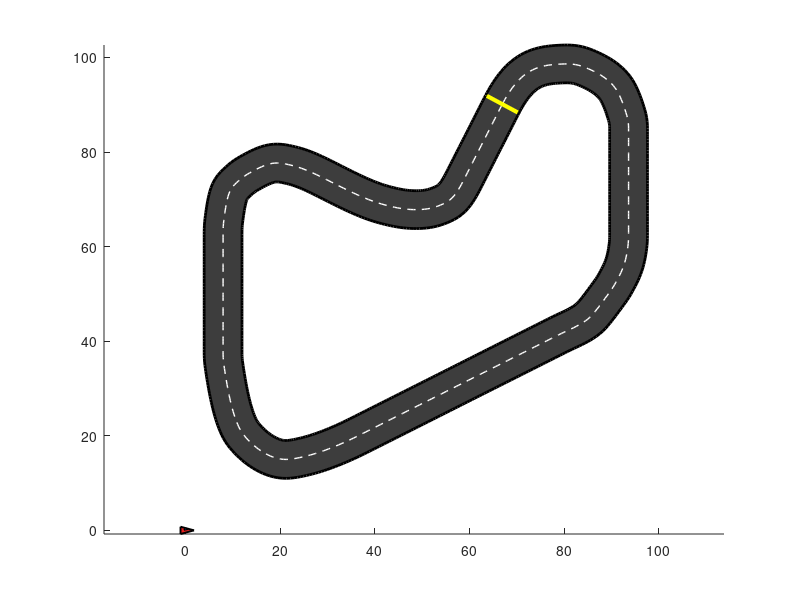

Source code (MATLAB): (Note: this script raises an error after producing the figure.)
function marioKartMatlabDemo_fixed()
% Mario Kart Python Demo (Your Track) - MATLAB conversion (FIXED)
% Fix: removed containers.Map usage (MATLAB indexing issue) and replaced with matrices.
%
% To run:
%   marioKartMatlabDemo_fixed

% ---- build track ----
[track_x, track_y] = make_centerline_from_custom_track();

% ensure closure
track_x(end) = track_x(1);
track_y(end) = track_y(1);

% normals to generate "asphalt" ribbon for visualization
dx = gradient(track_x);
dy = gradient(track_y);

tang = [dx(:), dy(:)];
tang_norm = sqrt(sum(tang.^2,2));
tang_norm(tang_norm < 1e-12) = 1e-12;
tang = tang ./ tang_norm;

normal = [-tang(:,2), tang(:,1)];

track_width = 4.0;
left_x  = track_x + track_width*normal(:,1);
left_y  = track_y + track_width*normal(:,2);
right_x = track_x - track_width*normal(:,1);
right_y = track_y - track_width*normal(:,2);

waypts = [track_x(:), track_y(:)];
diffs = diff(waypts,1,1);
seglen = sqrt(sum(diffs.^2,2));
s_dist = [0.0; cumsum(seglen)];
track_length = s_dist(end);

% ---- vehicle + controller params ----
params.m  = 150.0;
params.Iz = 20.0;
params.lf = 0.7;
params.lr = 0.7;
params.Cf = 800.0;
params.Cr = 800.0;

k_delta   = 2.0;
max_steer = deg2rad(25.0);

vx_ref    = 12.0;
k_vx      = 2.0;
max_accel =  4.0;
max_brake = -6.0;

look_ahead = 6.0;
dt = 0.02;

% ---- initial state ----
x0 = track_x(1);
y0 = track_y(1);
psi0 = atan2(dy(1), dx(1));
vx0  = 0.1;
vy0  = 0.0;
r0   = 0.0;
state = [x0; y0; psi0; vx0; vy0; r0]; % [x;y;psi;vx;vy;r]

s_progress = 0.0;
penalty_offtrack = 0.0;

Tend = track_length / max(vx_ref,0.1) * 2;

traj_x = [];
traj_y = [];

% ---- plotting setup ----
figure('Color','w');
ax = axes();
axis(ax,'equal');
hold(ax,'on');

% asphalt ribbon patch
road_poly_x = [left_x(:); flipud(right_x(:))];
road_poly_y = [left_y(:); flipud(right_y(:))];
patch(ax, road_poly_x, road_poly_y, [0.2 0.2 0.2], ...
    'EdgeColor','none','FaceAlpha',0.95);

% centerline
plot(ax, track_x, track_y, 'w--', 'LineWidth', 1.0);

% start/finish line (normal at index 1)
sf_n  = normal(1,:);
sf_pt = waypts(1,:);
plot(ax, [sf_pt(1)-sf_n(1)*track_width, sf_pt(1)+sf_n(1)*track_width], ...
    [sf_pt(2)-sf_n(2)*track_width, sf_pt(2)+sf_n(2)*track_width], ...
    'y-', 'LineWidth', 3);

% walls
plot(ax, left_x, left_y, 'k', 'LineWidth', 2);
plot(ax, right_x, right_y,'k', 'LineWidth', 2);

% trajectory line
traj_line = plot(ax, NaN, NaN, 'c-', 'LineWidth', 2);

% kart patches
kart_size = 1.0;
kart_scale = 1.1;

body_local = [ 1.6  0.0;
    -1.0  0.7;
    -1.0 -0.7] * kart_size * kart_scale;

canopy_local = [ 0.45  0.18;
    -0.05  0.45;
    -0.35  0.05] * kart_size * kart_scale;

body_patch = patch(ax, body_local(:,1), body_local(:,2), [0.9 0.12 0.12], ...
    'EdgeColor','k','LineWidth',1.4);

canopy_patch = patch(ax, canopy_local(:,1), canopy_local(:,2), [0.2 0.6 1.0], ...
    'EdgeColor','k','LineWidth',0.9);

wheel_offsets_local = [ 0.9 -0.6;
    -0.9 -0.6;
    0.9  0.6;
    -0.9  0.6] * kart_size * kart_scale;
wheel_radius = 0.28 * kart_size * kart_scale;

wheel_patches = gobjects(4,1);
th = linspace(0,2*pi,25);
for i=1:4
    cx = 0; cy = 0;
    wheel_patches(i) = patch(ax, cx + wheel_radius*cos(th), cy + wheel_radius*sin(th), [0 0 0], ...
        'EdgeColor','k','LineWidth',0.6);
end

margin = 50;
xlim(ax, [min(track_x)-margin, max(track_x)+margin]);
ylim(ax, [min(track_y)-margin, max(track_y)+margin]);

info_txt = text(ax, min(track_x)-margin+10, max(track_y)+margin-10, ...
    sprintf('Time: %.1fs\nPenalty: %.1f',0.0, penalty_offtrack), ...
    'FontSize',12,'FontWeight','bold','Color','k', ...
    'BackgroundColor',[1 1 1],'Margin',6);

title(ax, 'Mario Kart MATLAB Demo (Your Track) - FIXED');
xlabel(ax, 'x [px-ish]');
ylabel(ax, 'y [px-ish]');

% ---- main sim loop ----
t = 0.0;
offtrack_timer = 0.0;

laps_completed = 0;
last_s_progress = s_progress;

use_time_optimal_controller = true;

while t < Tend
    x = state(1); y = state(2); psi = state(3);
    vx = state(4);

    if use_time_optimal_controller
        [delta, ax_cmd] = time_optimal_controller( ...
            state, s_progress, s_dist, waypts, ...
            vx_ref, max_accel, max_brake, ...
            look_ahead, k_delta, max_steer, ...
            6.0, 20);
    else
        % Baseline controller (pure pursuit + speed P)
        s_target = s_progress + look_ahead;
        if s_target > track_length, s_target = s_target - track_length; end
        while s_target < 0, s_target = s_target + track_length; end

        p_target = interp_track(s_target, s_dist, waypts);

        dir_vec = p_target - [x; y];
        desired_psi = atan2(dir_vec(2), dir_vec(1));

        heading_err = angle_wrap(desired_psi - psi);
        delta = k_delta * heading_err;
        delta = min(max(delta, -max_steer), max_steer);

        ax_cmd = k_vx*(vx_ref - vx);
        ax_cmd = min(max(ax_cmd, max_brake), max_accel);
    end

    % Euler step
    xdot = bicycle_dynamics(state, delta, ax_cmd, params);
    state = state + xdot * dt;

    % progress along lap
    [s_progress, closest_pt] = project_to_track(state(1:2), s_dist, waypts);

    % off-track penalty
    dist_center = norm(state(1:2) - closest_pt);
    if dist_center > track_width
        penalty_offtrack = penalty_offtrack + (dist_center - track_width)*dt;
        offtrack_timer = 0.2;
    else
        offtrack_timer = max(0.0, offtrack_timer - dt);
    end

    traj_x(end+1,1) = state(1); %#ok<AGROW>
    traj_y(end+1,1) = state(2); %#ok<AGROW>

    % detect finish-line crossing by s wrap
    if (last_s_progress > track_length*0.9) && (s_progress < track_length*0.1) && (t > 1.0)
        laps_completed = laps_completed + 1;
        fprintf('Finish line crossed. Laps completed = %d at t=%.2fs\n', laps_completed, t);
        break
    end
    last_s_progress = s_progress;

    % ---- update drawing ----
    c = cos(state(3)); s = sin(state(3));
    R = [c -s; s c];

    kart_world = (R*body_local')' + state(1:2)';
    set(body_patch, 'XData', kart_world(:,1), 'YData', kart_world(:,2));

    canopy_world = (R*canopy_local')' + state(1:2)';
    set(canopy_patch, 'XData', canopy_world(:,1), 'YData', canopy_world(:,2));

    for i=1:4
        off = wheel_offsets_local(i,:)';
        wp = R*off + state(1:2);
        set(wheel_patches(i), 'XData', wp(1) + wheel_radius*cos(th), ...
            'YData', wp(2) + wheel_radius*sin(th));
    end

    if offtrack_timer > 0
        set(body_patch, 'FaceColor', [1 1 0]); % flash yellow
    else
        set(body_patch, 'FaceColor', [0.9 0.12 0.12]);
    end

    set(traj_line, 'XData', traj_x, 'YData', traj_y);

    controller_type = ternary(use_time_optimal_controller, 'Time-optimal', 'Baseline');
    set(info_txt, 'String', sprintf('Time: %.1fs\nPenalty: %.2f\nController: %s\nTarget speed: %.1f m/s', ...
        t, penalty_offtrack, controller_type, vx_ref));

    drawnow limitrate;
    pause(0.001);

    t = t + dt;
end

fprintf('Lap complete!\n');
fprintf('Total off-track penalty = %.3f\n', penalty_offtrack);

end

% ============================================================
% Helper math functions
% ============================================================

% Wraps an angle to the range [-pi, pi]
% Input:
%   th - angle in radians
% Output:
%   th_wrapped - angle wrapped to [-pi, pi]
function th_wrapped = angle_wrap(th)
th_wrapped = mod(th + pi, 2*pi) - pi;
end

% Evaluates a cubic polynomial at given points
% Inputs:
%   coef - polynomial coefficients [c0, c1, c2, c3]
%   x - evaluation points
%   x0 - reference point
% Output:
%   y - polynomial values at x: y = c0 + c1*(x-x0) + c2*(x-x0)^2 + c3*(x-x0)^3
function y = poly3_eval(coef, x, x0)
dx = (x - x0);
y = coef(1) + coef(2).*dx + coef(3).*dx.^2 + coef(4).*dx.^3;
end

% Computes cubic spline coefficients between two points with specified derivatives
% Inputs:
%   (xa,ya) - start point
%   da - slope at start
%   (xb,yb) - end point
%   db - slope at end
% Output:
%   coef - polynomial coefficients [c0, c1, c2, c3] for spline segment
function coef = splineinter(xa, ya, da, xb, yb, db)
dx = xb - xa;
A = [dx^2,   dx^3;
    2*dx, 3*dx^2];
b = [yb - ya - da*dx;
    db - da];

if abs(det(A)) < 1e-12
    c3 = 0.0; c4 = 0.0;
else
    sol = A\b;
    c3 = sol(1); c4 = sol(2);
end

coef = [ya, da, c3, c4];
end

% Computes arc-length parameterization of a curve
% Input:
%   pts - n×2 matrix of [x,y] points defining the curve
% Outputs:
%   s_norm - normalized arc-length parameter [0,1]
%   xs - x coordinates
%   ys - y coordinates
function [s_norm, xs, ys] = arclength_param(pts)
pts = double(pts);

diffs = [0 0; diff(pts,1,1)];
keep = sqrt(sum(diffs.^2,2)) > 1e-9;
keep(1) = true;
pts = pts(keep,:);

xs = pts(:,1);
ys = pts(:,2);

if xs(end) ~= xs(1) || ys(end) ~= ys(1)
    xs(end+1,1) = xs(1);
    ys(end+1,1) = ys(1);
end

seg = sqrt(diff(xs).^2 + diff(ys).^2);
s = [0; cumsum(seg)];
s_norm = s / s(end);
end

% Interpolates position on track at a given arc-length distance
% Inputs:
%   sq - query arc-length distance
%   s_dist - cumulative distances
%   waypts - n×2 waypoint matrix
% Output:
%   p - interpolated 2D position [x; y] on track
function p = interp_track(sq, s_dist, waypts)
track_length = s_dist(end);

while sq < 0
    sq = sq + track_length;
end
while sq > track_length
    sq = sq - track_length;
end

idx = find(s_dist <= sq, 1, 'last');
if isempty(idx), idx = 1; end
if idx >= numel(s_dist), idx = numel(s_dist)-1; end

s0 = s_dist(idx);
s1 = s_dist(idx+1);
p0 = waypts(idx,:)';
p1 = waypts(idx+1,:)';

if s1 > s0
    alpha = (sq - s0) / (s1 - s0);
else
    alpha = 0.0;
end

p = (1-alpha)*p0 + alpha*p1;
end

% Projects a point onto the track centerline and computes arc-length distance
% Inputs:
%   p - 2D point [x; y] to project
%   s_dist - cumulative distances
%   waypts - n×2 waypoint matrix
% Outputs:
%   s_hat - arc-length distance along track
%   p_hat - projected point [x; y] on track
function [s_hat, p_hat] = project_to_track(p, s_dist, waypts)
p = double(p(:));
best_d2 = inf;
best_s = 0.0;
best_pt = waypts(1,:)';

for k = 1:(size(waypts,1)-1)
    p0 = waypts(k,:)';
    p1 = waypts(k+1,:)';
    v = p1 - p0;
    vv = dot(v,v);
    if vv < 1e-12
        continue
    end
    w = p - p0;
    alpha = dot(w,v)/vv;
    alpha = min(max(alpha,0.0),1.0);

    proj = p0 + alpha*v;
    d2 = dot(p-proj, p-proj);

    if d2 < best_d2
        best_d2 = d2;
        best_pt = proj;
        seg_len = norm(v);
        best_s = s_dist(k) + alpha*seg_len;
    end
end

track_length = s_dist(end);
while best_s > track_length
    best_s = best_s - track_length;
end
while best_s < 0
    best_s = best_s + track_length;
end

s_hat = best_s;
p_hat = best_pt;
end

% ============================================================
% Track construction (FIXED: matrices instead of Map)
% ============================================================

% Constructs a custom race track centerline from control points using cubic splines
% Outputs:
%   tx - x coordinates of centerline
%   ty - y coordinates of centerline
function [tx, ty] = make_centerline_from_custom_track()
% control points as 5x2 matrices
p = [542 744;
    978 950;
    883 417;
    40 286;
    229 823];

q = [635 922;
    978 550;
    341 144;
    40 756;
    433 719];

s_ = [613 696;
    895 850;
    843 485;
    118 290;
    203 742];

v = [702 877;
    895 550;
    315 219;
    118 692;
    401 643];

r = [824 1031;
    947  453;
    134  116;
    126  860;
    497  705];

w = [822 942;
    873 504;
    200 190;
    155 759;
    497 612];

d_slp = [0; 1; -0.5; 0; 0];
e_slp = [0; 1; 0; 0; 0];

% optional scaling
scale = 0.1;
if abs(scale - 1.0) > eps
    p = p*scale; q = q*scale; s_ = s_*scale; v = v*scale; r = r*scale; w = w*scale;
end

% outer slopes
d_1 = zeros(5,1);
d_2 = zeros(5,1);
for i=1:5
    denom = (q(i,1) - p(i,1));
    if abs(denom) < 1e-12
        d_1(i) = 0.0;
    else
        d_1(i) = (q(i,2) - p(i,2)) / denom;
    end
    d_2(i) = d_1(i);
end
d_1(2) = 4; d_2(2) = -2;
d_1(4) = 4; d_2(4) = -4;

% inner slopes
e_1 = zeros(5,1);
e_2 = zeros(5,1);
for i=1:5
    denom = (v(i,1) - s_(i,1));
    if abs(denom) < 1e-12
        e_1(i) = 0.0;
    else
        e_1(i) = (v(i,2) - s_(i,2)) / denom;
    end
    e_2(i) = e_1(i);
end
e_1(2) = 4; e_2(2) = -4;
e_1(4) = 4; e_2(4) = -4;

Nseg = 30;
outer_pts = [];
inner_pts = [];

for i=1:5
    ip1 = mod(i,5) + 1;

    % OUTER q{i} -> r{i}
    coef1 = splineinter(q(i,1), q(i,2), d_1(i), r(i,1), r(i,2), d_slp(i));
    x0 = q(i,1);
    xspan = linspace(q(i,1), r(i,1), Nseg);
    yspan = poly3_eval(coef1, xspan, x0);
    outer_pts = [outer_pts; [xspan(:), yspan(:)]]; %#ok<AGROW>

    % OUTER r{i} -> p{ip1}
    coef2 = splineinter(r(i,1), r(i,2), d_slp(i), p(ip1,1), p(ip1,2), d_2(ip1));
    x0 = r(i,1);
    xspan = linspace(r(i,1), p(ip1,1), Nseg);
    yspan = poly3_eval(coef2, xspan, x0);
    outer_pts = [outer_pts; [xspan(:), yspan(:)]]; %#ok<AGROW>

    % INNER v{i} -> w{i}
    coef3 = splineinter(v(i,1), v(i,2), e_1(i), w(i,1), w(i,2), e_slp(i));
    x0 = v(i,1);
    xspan = linspace(v(i,1), w(i,1), Nseg);
    yspan = poly3_eval(coef3, xspan, x0);
    inner_pts = [inner_pts; [xspan(:), yspan(:)]]; %#ok<AGROW>

    % INNER w{i} -> s{ip1}
    coef4 = splineinter(w(i,1), w(i,2), e_slp(i), s_(ip1,1), s_(ip1,2), e_2(ip1));
    x0 = w(i,1);
    xspan = linspace(w(i,1), s_(ip1,1), Nseg);
    yspan = poly3_eval(coef4, xspan, x0);
    inner_pts = [inner_pts; [xspan(:), yspan(:)]]; %#ok<AGROW>
end

[sO, xO_s, yO_s] = arclength_param(outer_pts);
[sI, xI_s, yI_s] = arclength_param(inner_pts);

Nu = 600;
u = linspace(0,1,Nu);

x_outer_u = interp1(sO, xO_s, u, 'linear');
y_outer_u = interp1(sO, yO_s, u, 'linear');

x_inner_u = interp1(sI, xI_s, u, 'linear');
y_inner_u = interp1(sI, yI_s, u, 'linear');

x_center = 0.5*(x_outer_u + x_inner_u);
y_center = 0.5*(y_outer_u + y_inner_u);

x_center_s = movmean_wrap(x_center, 5);
y_center_s = movmean_wrap(y_center, 5);

x_center_s(end) = x_center_s(1);
y_center_s(end) = y_center_s(1);

pts_center = [x_center_s(:), y_center_s(:)];
[sC, xC_s, yC_s] = arclength_param(pts_center);
totalL = sC(end);

Nsamp = 500;
s_query = linspace(0,totalL,Nsamp);
tx = interp1(sC, xC_s, s_query, 'linear')';
ty = interp1(sC, yC_s, s_query, 'linear')';

tx(end) = tx(1);
ty(end) = ty(1);
end

% Computes moving average with wraparound for periodic data
% Inputs:
%   arr - 1D array of values
%   win - window size for averaging
% Output:
%   out - smoothed array with same length as input
function out = movmean_wrap(arr, win)
arr = arr(:)';
pad = floor(win/2);
arr_pad = [arr(end-pad+1:end), arr, arr(1:pad)];
c = cumsum([0, arr_pad]);
out = (c(win+1:end) - c(1:end-win)) / win;
end

% ============================================================
% Vehicle dynamics (bicycle model)
% ============================================================

% Computes vehicle state derivatives using bicycle model dynamics
% Inputs:
%   state - [x; y; psi; vx; vy; r] vehicle state
%   delta - steering angle
%   ax_cmd - longitudinal acceleration
%   params - vehicle parameters struct
% Output:
%   xdot - state derivatives [x_dot; y_dot; psi_dot; vx_dot; vy_dot; r_dot]
function xdot = bicycle_dynamics(state, delta, ax_cmd, params)
x   = state(1); %#ok<NASGU>
y   = state(2); %#ok<NASGU>
psi = state(3);
vx  = state(4);
vy  = state(5);
r   = state(6);

m  = params.m;
Iz = params.Iz;
lf = params.lf;
lr = params.lr;
Cf = params.Cf;
Cr = params.Cr;

vx_safe = max(vx, 0.5);

alpha_f = delta - atan2(vy + lf*r, vx_safe);
alpha_r =       - atan2(vy - lr*r, vx_safe);

Fyf = Cf * alpha_f;
Fyr = Cr * alpha_r;

x_dot   = vx*cos(psi) - vy*sin(psi);
y_dot   = vx*sin(psi) + vy*cos(psi);
psi_dot = r;

vx_dot = ax_cmd + (-Fyf*sin(delta))/m + r*vy;
vy_dot = (Fyf*cos(delta) + Fyr)/m - r*vx;
r_dot  = (lf*Fyf*cos(delta) - lr*Fyr)/Iz;

xdot = [x_dot; y_dot; psi_dot; vx_dot; vy_dot; r_dot];
end

% ============================================================
% Time-optimal controller helpers
% ============================================================

% Estimates track curvature at a given arc-length position using three-point circle fit
% Inputs:
%   s - arc-length position
%   s_dist - cumulative distances
%   waypts - n×2 waypoint matrix
%   ds - distance offset for finite difference
% Output:
%   kappa - estimated curvature (1/radius)
function kappa = curvature_at_s(s, s_dist, waypts, ds)
p1 = interp_track(s - ds, s_dist, waypts);
p2 = interp_track(s,       s_dist, waypts);
p3 = interp_track(s + ds,  s_dist, waypts);

a = norm(p2 - p1);
b = norm(p3 - p2);
c = norm(p3 - p1);

v1 = p2 - p1;
v2 = p3 - p1;
area = 0.5 * abs(v1(1)*v2(2) - v1(2)*v2(1));

denom = a*b*c;
if denom < 1e-9
    kappa = 0.0;
else
    kappa = 4.0 * area / denom;
end
end

% Computes maximum safe velocity from track curvature and lateral acceleration limit
% Inputs:
%   kappa - track curvature (1/radius)
%   a_lat_max - maximum lateral acceleration limit
% Output:
%   vmax - maximum velocity satisfying lateral acceleration constraint
function vmax = vmax_from_lateral_acc(kappa, a_lat_max)
kabs = abs(kappa);
if kabs < 1e-12
    vmax = 1e6;
else
    vmax = sqrt(max(a_lat_max / kabs, 0.0));
end
end

% Time-optimal racing controller combining pure pursuit steering with curvature-based speed planning
% Inputs:
%   state - [x;y;psi;vx;vy;r] vehicle state
%   s_progress - current arc-length position
%   s_dist - cumulative distances
%   waypts - n×2 waypoint matrix
%   vx_ref - reference velocity
%   max_accel - max acceleration
%   max_brake - max braking
%   look_ahead - look-ahead distance for path tracking
%   k_delta - steering gain
%   max_steer - max steering angle
%   a_lat_max - max lateral acceleration
%   nsamples - number of samples for speed planning
% Outputs:
%   delta - steering angle command
%   ax_cmd - longitudinal acceleration command
function [delta, ax_cmd ] = time_optimal_controller( ...
    state, s_progress, s_dist, waypts, ...
    vx_ref, max_accel, max_brake, ...
    look_ahead, k_delta, max_steer, a_lat_max, nsamples)

x = state(1); y = state(2); psi = state(3);
vx = state(4);

% steering
s_target = s_progress + look_ahead;
track_length = s_dist(end);
while s_target > track_length, s_target = s_target - track_length; end
while s_target < 0,          s_target = s_target + track_length; end

p_target = interp_track(s_target, s_dist, waypts);
dir_vec = p_target - [x; y];
desired_psi = atan2(dir_vec(2), dir_vec(1));
heading_err = angle_wrap(desired_psi - psi);

delta = k_delta * heading_err;
delta = min(max(delta, -max_steer), max_steer);

% speed planning
s_vals = linspace(s_progress, s_progress + max(look_ahead*2.0, 1.0), nsamples);
vmax_vals = zeros(size(s_vals));
ds = max(1.0, look_ahead/10.0);

for i=1:numel(s_vals)
    kappa = curvature_at_s(s_vals(i), s_dist, waypts, ds);
    vmax_vals(i) = vmax_from_lateral_acc(kappa, a_lat_max);
end

planned_vmax = min(vmax_vals);
vx_target = min(vx_ref, planned_vmax);

k_vx_local = 2.0;
ax_cmd = k_vx_local * (vx_target - vx);
ax_cmd = min(max(ax_cmd, max_brake), max_accel);
end

% Ternary conditional operator (returns a if cond is true, else b)
% Inputs:
%   cond - boolean condition
%   a - value if true
%   b - value if false
% Output:
%   out - selected value
function out = ternary(cond, a, b)
if cond, out = a; else, out = b; end
end
